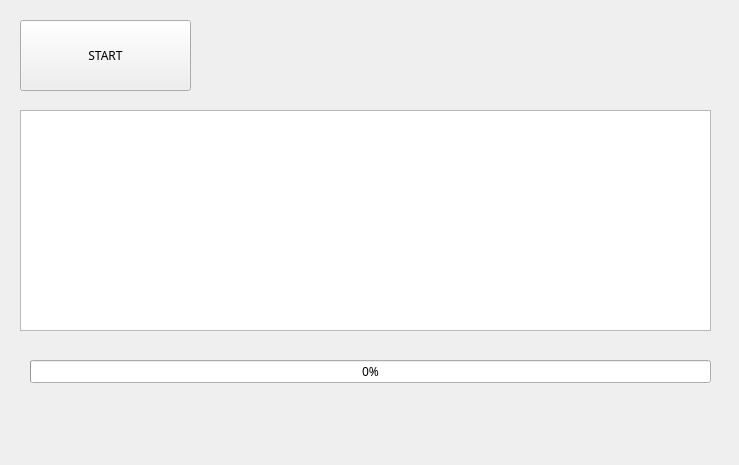
<?xml version="1.0" encoding="UTF-8"?>
<ui version="4.0">
 <class>Form</class>
 <widget class="QWidget" name="Form">
  <property name="geometry">
   <rect>
    <x>0</x>
    <y>0</y>
    <width>739</width>
    <height>465</height>
   </rect>
  </property>
  <property name="windowTitle">
   <string>스레드 테스트</string>
  </property>
  <widget class="QPushButton" name="btnStart">
   <property name="geometry">
    <rect>
     <x>20</x>
     <y>20</y>
     <width>171</width>
     <height>71</height>
    </rect>
   </property>
   <property name="font">
    <font>
     <family>나눔바른고딕OTF 옛한글</family>
    </font>
   </property>
   <property name="text">
    <string>START</string>
   </property>
  </widget>
  <widget class="QTextBrowser" name="txbLog">
   <property name="geometry">
    <rect>
     <x>20</x>
     <y>110</y>
     <width>691</width>
     <height>221</height>
    </rect>
   </property>
   <property name="font">
    <font>
     <family>나눔바른고딕OTF 옛한글</family>
    </font>
   </property>
  </widget>
  <widget class="QProgressBar" name="pgbTask">
   <property name="geometry">
    <rect>
     <x>30</x>
     <y>360</y>
     <width>681</width>
     <height>23</height>
    </rect>
   </property>
   <property name="font">
    <font>
     <family>나눔바른고딕OTF 옛한글</family>
    </font>
   </property>
   <property name="value">
    <number>0</number>
   </property>
  </widget>
 </widget>
 <resources/>
 <connections/>
</ui>
